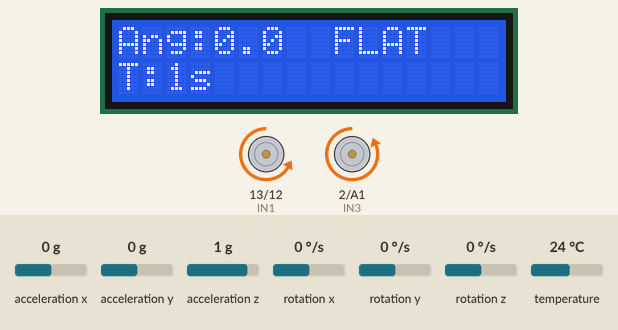
A sketch run on a simulated Arduino Uno, built with avr-gcc and run on an emulated ATmega328P. Shown: 16×2 character LCD, motor-driver pin pairs drawn as motors (green arrow = first pin HIGH = forward, orange = second pin HIGH = backward, longer = more drive, scaled by the enable pin). Inputs (shaded band) come from the test bench; at power-on: acceleration x 0 g, rotation z 0 °/s, acceleration z 1 g, acceleration y 0 g, rotation x 0 °/s, rotation y 0 °/s, temperature 24 °C.

Above: at 2.2 s.
2.3 s: acceleration x set to -1.4 g
At 3.9 s:
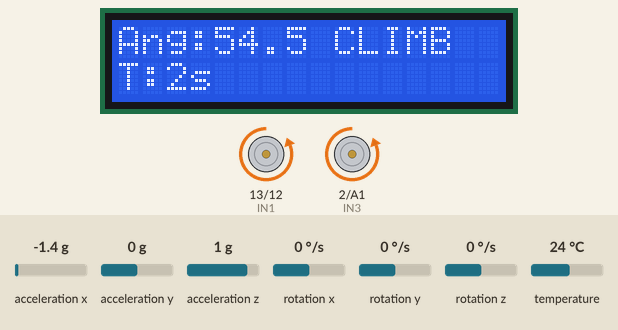
5.3 s: acceleration x set to 0 g
At 7.6 s:
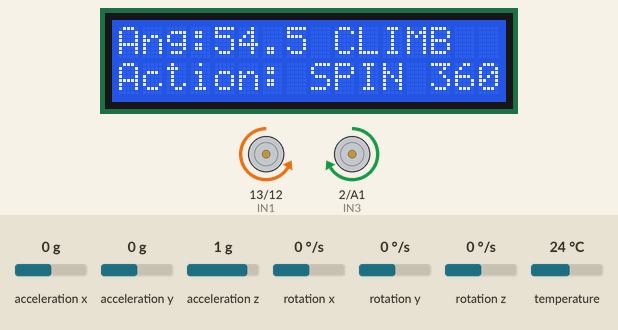
7.9 s: rotation z set to -115 °/s
10.9 s: rotation z set to -123 °/s
13.9 s: acceleration z set to 0 g
At 14.9 s:
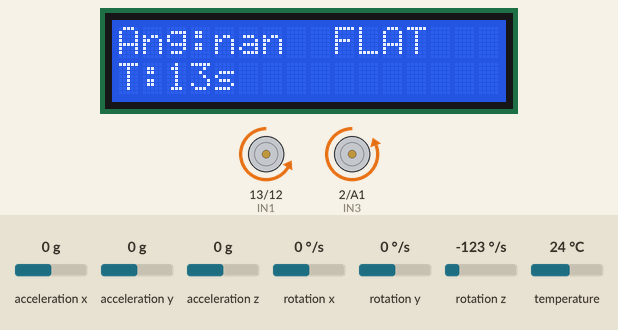
16.9 s: acceleration x set to -0.8 g
At 17.9 s:
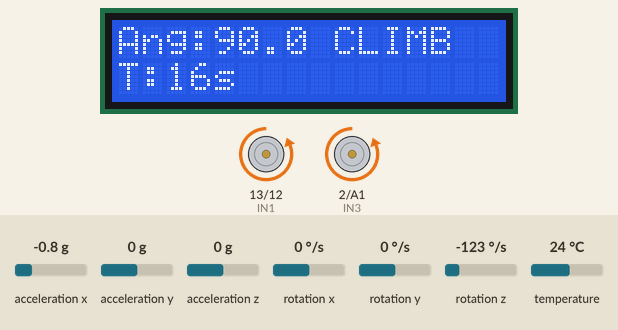
Timing chart, 0 to 19.9 s (numbered marks = the images above; inputs shaded):
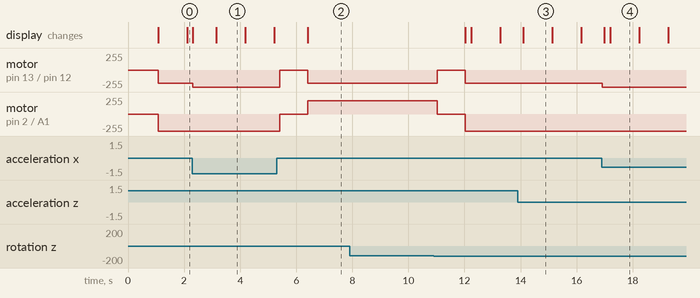

Measured:
- after the input at 2.3 s, motor on pin 13 (IN1) / pin 12 (IN2): backward 200/255 → backward 255/255 at once; the display: first changes at once (image 1 shows a later state)
- after the input at 5.3 s, motor on pin 13 (IN1) / pin 12 (IN2): backward 255/255 → stopped after 0.11 s, → backward 200/255 1.0 s later; motor on pin 2 (IN3) / A1 (IN4): backward 255/255 → stopped after 0.11 s, → forward 200/255 1.0 s later; the display: changes after 1.1 s (image 2)
- after the input at 7.9 s, every drawn part: stays the same
- after the input at 13.9 s, the display: changes after 0.19 s (image 3)
- after the input at 16.9 s, motor on pin 13 (IN1) / pin 12 (IN2): backward 200/255 → backward 255/255 at once; the display: first changes after 0.09 s (image 4 shows a later state)
- what the display in image 1 shows lasts 1.1 s, from 3.1 s to 4.2 s

The sketch:

RobotwithMPU6050.ino
```cpp
// ================= MOTOR PINS =================
const int ENA = 11;
const int IN1 = 13;
const int IN2 = 12;

const int ENB = 3;
const int IN3 = 2;
const int IN4 = A1;

// ================= TUNABLE MOTOR SPEEDS =================

// Normal driving speed
int BASE_SPEED_A = 200;
int BASE_SPEED_B = 255;

// Climbing speed (full power)
int CLIMB_SPEED_A = 255;
int CLIMB_SPEED_B = 255;

// Rotation speed
int SPIN_SPEED_A = 200;
int SPIN_SPEED_B = 200;

// ================= LCD =================
#include <LiquidCrystal.h>
LiquidCrystal lcd(8, 9, 4, 5, 6, 7);

// ================= MPU-6050 =================
#include <Wire.h>
#include <Adafruit_MPU6050.h>
#include <Adafruit_Sensor.h>
#include <math.h>
Adafruit_MPU6050 mpu;

// ================= VARIABLES =================
unsigned long start_time = 0;
float currentAngle = 0;
float yawDeg = 0.0;
float maxAngle=0;

// STATE MACHINE
// 0 = Flat/Searching
// 1 = Climbing (Angle is high)
// 2 = Reached Top (Angle is flat again)
int robotState = 0;

// THRESHOLDS
const float ANGLE_TO_START_CLIMB = 26.0;
const float ANGLE_TO_STOP_CLIMB  = 5.0;

// ================= MOTOR FUNCTIONS =================
void motorA(int speed) {
  if (speed > 0) {
    digitalWrite(IN1, LOW);
    digitalWrite(IN2, HIGH);
    analogWrite(ENA, speed);
  } else if (speed < 0) {
    digitalWrite(IN1, HIGH);
    digitalWrite(IN2, LOW);
    analogWrite(ENA, -speed);
  } else {
    digitalWrite(IN1, LOW);
    digitalWrite(IN2, LOW);
    analogWrite(ENA, 0);
  }
}

void motorB(int speed) {
  if (speed > 0) {
    digitalWrite(IN3, LOW);
    digitalWrite(IN4, HIGH);
    analogWrite(ENB, speed);
  } else if (speed < 0) {
    digitalWrite(IN3, HIGH);
    digitalWrite(IN4, LOW);
    analogWrite(ENB, -speed);
  } else {
    digitalWrite(IN3, LOW);
    digitalWrite(IN4, LOW);
    analogWrite(ENB, 0);
  }
}

void moveForward() {
  motorA(BASE_SPEED_A);
  motorB(BASE_SPEED_B);
}

void moveClimbing() {
  motorA(CLIMB_SPEED_A);
  motorB(CLIMB_SPEED_B);
}

void spinRight() {
  motorA(SPIN_SPEED_A);
  motorB(-SPIN_SPEED_B);
}

void stopMotors() {
  motorA(0);
  motorB(0);
}

// ================= GYRO ROTATION =================
void rotate360() {
  lcd.setCursor(0, 1);
  lcd.print("Action: SPIN 360");

  yawDeg = 0.0;
  unsigned long last = micros();

  spinRight();

  while (abs(yawDeg) < 360.0) {
    sensors_event_t a, g, temp;
    mpu.getEvent(&a, &g, &temp);

    unsigned long now = micros();
    float dt = (now - last) / 1e6;
    last = now;

    float gz_deg = g.gyro.z * (180.0 / PI);
    yawDeg += gz_deg * dt;

    if (dt > 0.1) dt = 0;
  }

  stopMotors();
  delay(500);
}

// ================= SETUP =================
void setup() {
  pinMode(ENA, OUTPUT);
  pinMode(IN1, OUTPUT);
  pinMode(IN2, OUTPUT);
  pinMode(ENB, OUTPUT);
  pinMode(IN3, OUTPUT);
  pinMode(IN4, OUTPUT);

  lcd.begin(16, 2);
  lcd.print("Init Gyro...");

  if (!mpu.begin()) {
    lcd.setCursor(0, 0);
    lcd.print("MPU FAIL");
    while (1);
  }

  mpu.setAccelerometerRange(MPU6050_RANGE_8_G);
  mpu.setGyroRange(MPU6050_RANGE_500_DEG);
  mpu.setFilterBandwidth(MPU6050_BAND_21_HZ);

  lcd.clear();
  lcd.print("READY TO GO");
  delay(1000);

  start_time = millis();
}

// ================= MAIN LOOP =================
void loop() {

  sensors_event_t a, g, temp;
  mpu.getEvent(&a, &g, &temp);

  // 1. CALCULATE CURRENT ANGLE (ONLY LIVE ANGLE)
  float angle = (atan((a.acceleration.x / a.acceleration.z)) * 180/PI);
  currentAngle = abs(angle);

  // 2. STATE MACHINE
  switch (robotState) {

    case 0: // FLAT DRIVING
      moveForward();
      if (currentAngle > ANGLE_TO_START_CLIMB) {
        robotState = 1;
      }
      break;

    case 1: // CLIMBING
      moveClimbing();
      if (currentAngle < ANGLE_TO_STOP_CLIMB) {
        delay(100);
        mpu.getEvent(&a, &g, &temp);

        float check = abs(atan((a.acceleration.x / a.acceleration.z)) * 180/PI);
        if (check < ANGLE_TO_STOP_CLIMB) {
          robotState = 2;
        }
      }
      break;

    case 2: // TOP OF RAMP
      stopMotors();
      delay(1000);
      rotate360();
      delay(500);
      robotState = 0;
      break;
  }

  // 3. LCD DISPLAY (ONLY CURRENT ANGLE)
  static unsigned long lastLCD = 0;
  if (millis() - lastLCD > 200) {

    lcd.clear();

    // Line 1: Angle + state
    lcd.setCursor(0, 0);
    lcd.print("Ang:");
    lcd.print(currentAngle, 1);

    lcd.setCursor(9, 0);
    if (robotState == 0) lcd.print("FLAT");
    if (robotState == 1) lcd.print("CLIMB");
    if (robotState == 2) lcd.print("TOP");

    // Line 2: Timer
    lcd.setCursor(0, 1);
    lcd.print("T:");
    lcd.print((millis() - start_time) / 1000);
    lcd.print("s");

    lastLCD = millis();
  }
}
```
